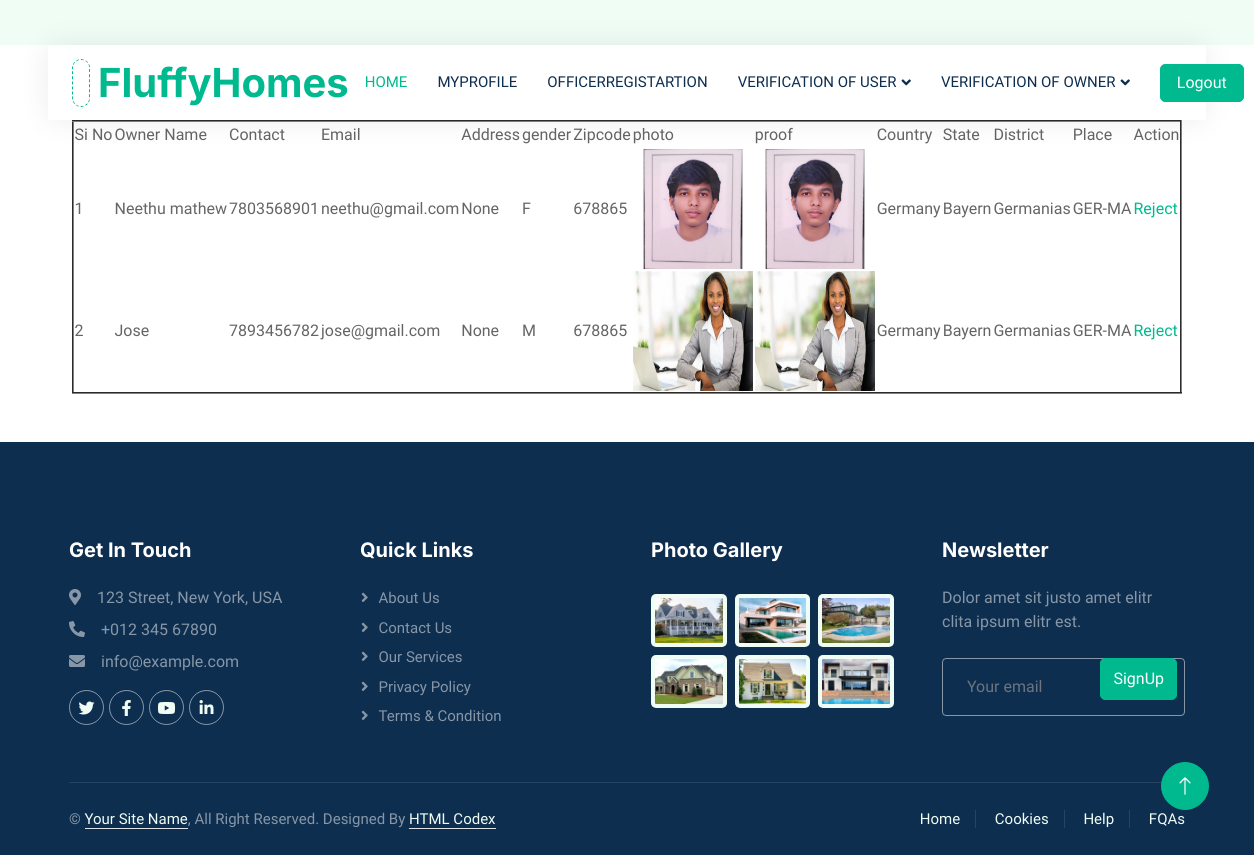
/sadmin/onracptd/ (signed in), run on the app's committed database.
### guest/models.py (models this page shows)
class Owner(models.Model):
    owner_name=models.CharField(max_length=50)
    owner_contact=models.CharField(max_length=50)
    owner_email=models.EmailField(unique=True)
    owner_gender=models.CharField(max_length=50)
    owner_address=models.TextField(null=True)
    owner_zipcode=models.CharField(max_length=50)
    owner_photo=models.FileField(upload_to='ownerdocs/')
    owner_proof=models.FileField(upload_to='ownerdocs/')
    owner_pwd=models.CharField(max_length=50,unique=True)
    owner_doj=models.DateField(auto_now=True)
    owner_vsts=models.IntegerField(default=0)
    owner_place=models.ForeignKey(Place,on_delete=models.SET_NULL,null=True)

### Admin/models.py (models this page shows)
class Place(models.Model):
    place_name=models.CharField(max_length=50)
    district=models.ForeignKey(District,on_delete=models.SET_NULL,null=True)
    def __str__(self):
        return self.place_name

class District(models.Model):
    district_name=models.CharField(max_length=50)
    state=models.ForeignKey(State,on_delete=models.SET_NULL,null=True)
    def __str__(self):
        return self.district_name

class State(models.Model):
    state_name=models.CharField(max_length=50)
    country=models.ForeignKey(Country,on_delete=models.SET_NULL,null=True)
    def __str__(self):
        return self.state_name

class Country(models.Model):
    country_name=models.CharField(max_length=50)
    def __str__(self):
        return self.country_name

### Subadmin/views.py (the view)
# urls.py: path('onracptd/',views.ownraccpt,name="owneraccepted"),
def ownraccpt(request):
    if 'sid' in request.session:
        ownr=Owner.objects.filter(owner_vsts=3)
        return render(request,"Subadmin/OwnerAccepted.html",{'OWNR':ownr})
    else:
        return redirect("webguest:Login")

### Subadmin/Templates/Subadmin/OwnerAccepted.html (shortened to what this page needs)
{% extends 'Subadmin/Head.html' %}
{% load static %}
{% block content %}
<!DOCTYPE html>
<html lang="en">
<head>
</head>
<body>
    <form action="" method="post">
        <table align="center" border="2">
            <tr>
                <td>Si No</td>
                <td>Owner Name</td>
                <td>Contact</td>
                <td>Email</td>
                <td>Address</td>
                <td>gender</td>
                <td>Zipcode</td>
                <td>photo</td>
                <td>proof</td>
                <td>Country</td>
                <td>State</td>
                <td>District</td>
                <td>Place</td>
                <td>Action</td>
            </tr>
            {% for i in OWNR %}
            <tr>
                <td>{{forloop.counter}}</td>
                <td>{{i.owner_name}}</td>
                <td>{{i.owner_contact}}</td>
                <td>{{i.owner_email}}</td>
                <td>{{i.owner_address}}</td>
                <td>{{i.owner_gender}}</td>
                <td>{{i.owner_zipcode}}</td>
                <td><img src="{{i.owner_photo.url}}" alt="img" width="120px" height="120px" ></td>
                <td><img src="{{i.owner_proof.url}}" alt="img" width="120px" height="120px" ></td>
                <td>{{i.owner_place.district.state.country}}</td>
                <td>{{i.owner_place.district.state}}</td>
                <td>{{i.owner_place.district}}</td>
                <td>{{i.owner_place}}</td>
                <td><a href="{% url 'subadmin:Owner_Reject' i.id %}">Reject</a></td>
            </tr>
            {% endfor %}
        </table>
            {% endblock content %}

### Subadmin/Templates/Subadmin/Head.html (shortened to what this page needs)
{% load static %}
<!DOCTYPE html>
<html lang="en">
<head>
    <link href="https://cdnjs.cloudflare.com/ajax/libs/font-awesome/5.10.0/css/all.min.css" rel="stylesheet">
    <link href="https://cdn.jsdelivr.net/npm/bootstrap-icons@1.4.1/font/bootstrap-icons.css" rel="stylesheet">
    <link href="{% static 'Main/lib/animate/animate.min.css' %}" rel="stylesheet">
    <link href="{% static 'Main/lib/owlcarousel/assets/owl.carousel.min.css' %}" rel="stylesheet">
    <link href="{% static 'Main/css/bootstrap.min.css' %}" rel="stylesheet">
    <link href="{% static 'Main/css/style.css' %}" rel="stylesheet">
    <link href="{% static 'form.css' %}" rel="stylesheet">
</head>
<body>
    <div class="container-xxl bg-white p-0">
        <div class="container-fluid nav-bar bg-transparent">
            <nav class="navbar navbar-expand-lg bg-white navbar-light py-0 px-4">
                <a href="index.html" class="navbar-brand d-flex align-items-center text-center">
                    <div class="icon p-2 me-2">
                    </div>
                    <h1 class="m-0 text-primary">FluffyHomes</h1>
                </a>
                <div class="collapse navbar-collapse" id="navbarCollapse">
                    <div class="navbar-nav ms-auto">
                        <a href="{% url 'subadmin:subhome' %}" class="nav-item nav-link active">Home</a>
                        <a href="{% url 'subadmin:myprofile' %}" class="nav-item nav-link">MyProfile</a>
                        <a href="{% url 'subadmin:officerreg' %}" class="nav-item nav-link">OfficerRegistartion</a>
                        <div class="nav-item dropdown">
                            <a href="#" class="nav-link dropdown-toggle" data-bs-toggle="dropdown">Verification of User</a>
                        </div>
                        <div class="nav-item dropdown">
                            <a href="#" class="nav-link dropdown-toggle" data-bs-toggle="dropdown">Verification of Owner</a>
                        </div>
                    </div>
                    <a href="{% url 'webguest:Login' %}" class="btn btn-primary px-3 d-none d-lg-flex">Logout</a>
                </div>
            </nav>
        </div>
        {% block content %}
        {% endblock content %}
        <div class="container-fluid bg-dark text-white-50 footer pt-5 mt-5 wow fadeIn" data-wow-delay="0.1s">
            <div class="container py-5">
                <div class="row g-5">
                    <div class="col-lg-3 col-md-6">
                        <h5 class="text-white mb-4">Get In Touch</h5>
                        <p class="mb-2"><i class="fa fa-map-marker-alt me-3"></i>123 Street, New York, USA</p>
                        <p class="mb-2"><i class="fa fa-phone-alt me-3"></i>+012 345 67890</p>
                        <p class="mb-2"><i class="fa fa-envelope me-3"></i>info@example.com</p>
                        <div class="d-flex pt-2">
                            <a class="btn btn-outline-light btn-social" href=""><i class="fab fa-twitter"></i></a>
                            <a class="btn btn-outline-light btn-social" href=""><i class="fab fa-facebook-f"></i></a>
                            <a class="btn btn-outline-light btn-social" href=""><i class="fab fa-youtube"></i></a>
                            <a class="btn btn-outline-light btn-social" href=""><i class="fab fa-linkedin-in"></i></a>
                        </div>
                    </div>
                    <div class="col-lg-3 col-md-6">
                        <h5 class="text-white mb-4">Quick Links</h5>
                        <a class="btn btn-link text-white-50" href="">About Us</a>
                        <a class="btn btn-link text-white-50" href="">Contact Us</a>
                        <a class="btn btn-link text-white-50" href="">Our Services</a>
                        <a class="btn btn-link text-white-50" href="">Privacy Policy</a>
                        <a class="btn btn-link text-white-50" href="">Terms & Condition</a>
                    </div>
                    <div class="col-lg-3 col-md-6">
                        <h5 class="text-white mb-4">Photo Gallery</h5>
                        <div class="row g-2 pt-2">
                            <div class="col-4">
                                <img class="img-fluid rounded bg-light p-1" src="{% static 'Main/img/property-1.jpg' %}" alt="">
                            </div>
                            <div class="col-4">
                                <img class="img-fluid rounded bg-light p-1" src="{% static 'Main/img/property-2.jpg' %}" alt="">
                            </div>
                            <div class="col-4">
                                <img class="img-fluid rounded bg-light p-1" src="{% static 'Main/img/property-3.jpg' %}" alt="">
                            </div>
                            <div class="col-4">
                                <img class="img-fluid rounded bg-light p-1" src="{% static 'Main/img/property-4.jpg' %}" alt="">
                            </div>
                            <div class="col-4">
                                <img class="img-fluid rounded bg-light p-1" src="{% static 'Main/img/property-5.jpg' %}" alt="">
                            </div>
                            <div class="col-4">
                                <img class="img-fluid rounded bg-light p-1" src="{% static 'Main/img/property-6.jpg' %}" alt="">
                            </div>
                        </div>
                    </div>
                    <div class="col-lg-3 col-md-6">
                        <h5 class="text-white mb-4">Newsletter</h5>
                        <p>Dolor amet sit justo amet elitr clita ipsum elitr est.</p>
                        <div class="position-relative mx-auto" style="max-width: 400px;">
                            <input class="form-control bg-transparent w-100 py-3 ps-4 pe-5" type="text" placeholder="Your email">
                            <button type="button" class="btn btn-primary py-2 position-absolute top-0 end-0 mt-2 me-2">SignUp</button>
                        </div>
                    </div>
                </div>
            </div>
            <div class="container">
                <div class="copyright">
                    <div class="row">
                        <div class="col-md-6 text-center text-md-start mb-3 mb-md-0">
                            &copy; <a class="border-bottom" href="#">Your Site Name</a>, All Right Reserved.
							Designed By <a class="border-bottom" href="https://htmlcodex.com">HTML Codex</a>
                        </div>
                        <div class="col-md-6 text-center text-md-end">
                            <div class="footer-menu">
                                <a href="">Home</a>
                                <a href="">Cookies</a>
                                <a href="">Help</a>
                                <a href="">FQAs</a>
                            </div>
                        </div>
                    </div>
                </div>
            </div>
        </div>
        <a href="#" class="btn btn-lg btn-primary btn-lg-square back-to-top"><i class="bi bi-arrow-up"></i></a>
    </div>
</body>
</html>

### guest/static/Main/css/style.css (style rules this page uses)
:root { --primary: #00B98E; --secondary: #FF6922; --light: #EFFDF5; --dark: #0E2E50; }
.back-to-top { position: fixed; display: none; right: 45px; bottom: 45px; z-index: 99; }
.btn { transition: .5s; }
.btn.btn-primary, .btn.btn-secondary { color: #FFFFFF; }
.btn-lg-square { width: 48px; height: 48px; }
.btn-square, .btn-sm-square, .btn-lg-square { padding: 0; display: flex; align-items: center; justify-content: center; font-weight: normal; border-radius: 50px; }
.nav-bar { position: relative; margin-top: 45px; padding: 0 3rem; transition: .5s; z-index: 9999; }
.navbar { box-shadow: 0 0 30px rgba(0, 0, 0, .08); }
.navbar .dropdown-toggle::after { border: none; content: "\f107"; font-family: "Font Awesome 5 Free"; font-weight: 900; vertical-align: middle; margin-left: 5px; transition: .5s; }
.navbar-light .navbar-nav .nav-link { margin-right: 30px; padding: 25px 0; color: #FFFFFF; font-size: 15px; text-transform: uppercase; outline: none; }
.navbar-light .navbar-nav .nav-link:hover, .navbar-light .navbar-nav .nav-link.active { color: var(--primary); }
.navbar-light .navbar-brand { height: 75px; }
.navbar-light .navbar-nav .nav-link { color: var(--dark); font-weight: 500; }
.icon { padding: 15px; display: inline-flex; align-items: center; justify-content: center; background: #FFFFFF !important; border-radius: 50px; border: 1px dashed var(--primary) !important; }
.footer .btn.btn-social { margin-right: 5px; width: 35px; height: 35px; display: flex; align-items: center; justify-content: center; color: var(--light); border: 1px solid rgba(255,255,255,0.5); border-radius: 35px; transition: .3s; }
.footer .btn.btn-link { display: block; margin-bottom: 5px; padding: 0; text-align: left; font-size: 15px; font-weight: normal; text-transform: capitalize; transition: .3s; }
.footer .btn.btn-link::before { position: relative; content: "\f105"; font-family: "Font Awesome 5 Free"; font-weight: 900; margin-right: 10px; }
.footer .form-control { border-color: rgba(255,255,255,0.5); }
.footer .copyright { padding: 25px 0; font-size: 15px; border-top: 1px solid rgba(256, 256, 256, .1); }
.footer .copyright a { color: var(--light); }
.footer .footer-menu a { margin-right: 15px; padding-right: 15px; border-right: 1px solid rgba(255, 255, 255, .1); }
.footer .footer-menu a:last-child { margin-right: 0; padding-right: 0; border-right: none; }

### guest/static/form.css (style rules this page uses)
input[type=text],[type=password],[type=email],[type=date], select { width: 100%; padding: 12px 20px; margin: 8px 0; display: inline-block; border: 1px solid #ccc; border-radius: 4px; box-sizing: border-box; }

### data on the page
Owner: owner_name "Neethu mathew", owner_contact "7803568901", owner_email "neethu@gmail.com", owner_address "None", owner_gender "F", owner_zipcode "678865", owner_photo (picture), owner_proof (picture), owner_place.district.state.country "Germany", owner_place.district.state "Bayern", owner_place.district "Germanias", owner_place "GER-MA"
Owner: owner_name "Jose", owner_contact "7893456782", owner_email "jose@gmail.com", owner_address "None", owner_gender "M", owner_zipcode "678865", owner_photo (picture), owner_proof (picture), owner_place.district.state.country "Germany", owner_place.district.state "Bayern", owner_place.district "Germanias", owner_place "GER-MA"
